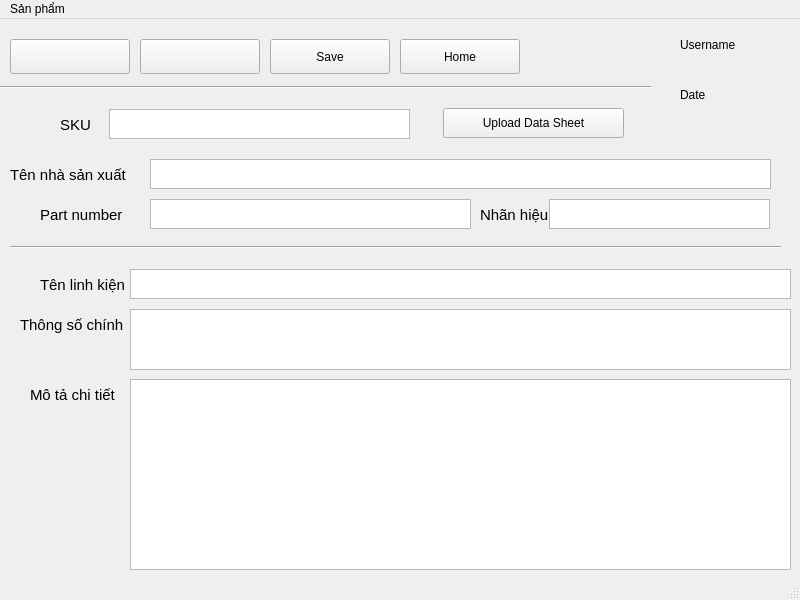
<?xml version="1.0" encoding="UTF-8"?>
<ui version="4.0">
 <class>chitietlinhkien</class>
 <widget class="QMainWindow" name="chitietlinhkien">
  <property name="geometry">
   <rect>
    <x>0</x>
    <y>0</y>
    <width>800</width>
    <height>600</height>
   </rect>
  </property>
  <property name="windowTitle">
   <string>MainWindow</string>
  </property>
  <widget class="QWidget" name="centralwidget">
   <widget class="QPushButton" name="but_2">
    <property name="geometry">
     <rect>
      <x>10</x>
      <y>20</y>
      <width>120</width>
      <height>35</height>
     </rect>
    </property>
    <property name="text">
     <string/>
    </property>
   </widget>
   <widget class="QPushButton" name="but_3">
    <property name="geometry">
     <rect>
      <x>140</x>
      <y>20</y>
      <width>120</width>
      <height>35</height>
     </rect>
    </property>
    <property name="text">
     <string/>
    </property>
   </widget>
   <widget class="QPushButton" name="but_save">
    <property name="geometry">
     <rect>
      <x>270</x>
      <y>20</y>
      <width>120</width>
      <height>35</height>
     </rect>
    </property>
    <property name="text">
     <string>Save</string>
    </property>
   </widget>
   <widget class="QPushButton" name="but_home4">
    <property name="geometry">
     <rect>
      <x>400</x>
      <y>20</y>
      <width>120</width>
      <height>35</height>
     </rect>
    </property>
    <property name="text">
     <string>Home</string>
    </property>
   </widget>
   <widget class="QLabel" name="label">
    <property name="geometry">
     <rect>
      <x>680</x>
      <y>10</y>
      <width>111</width>
      <height>31</height>
     </rect>
    </property>
    <property name="text">
     <string>Username</string>
    </property>
   </widget>
   <widget class="QLabel" name="label_2">
    <property name="geometry">
     <rect>
      <x>680</x>
      <y>60</y>
      <width>101</width>
      <height>31</height>
     </rect>
    </property>
    <property name="text">
     <string>Date</string>
    </property>
   </widget>
   <widget class="QLabel" name="label_3">
    <property name="geometry">
     <rect>
      <x>60</x>
      <y>90</y>
      <width>41</width>
      <height>31</height>
     </rect>
    </property>
    <property name="font">
     <font>
      <pointsize>11</pointsize>
     </font>
    </property>
    <property name="text">
     <string>SKU</string>
    </property>
   </widget>
   <widget class="QLabel" name="label_4">
    <property name="geometry">
     <rect>
      <x>40</x>
      <y>250</y>
      <width>91</width>
      <height>31</height>
     </rect>
    </property>
    <property name="font">
     <font>
      <pointsize>11</pointsize>
     </font>
    </property>
    <property name="text">
     <string>Tên linh kiện</string>
    </property>
   </widget>
   <widget class="QLabel" name="label_5">
    <property name="geometry">
     <rect>
      <x>40</x>
      <y>180</y>
      <width>91</width>
      <height>31</height>
     </rect>
    </property>
    <property name="font">
     <font>
      <pointsize>11</pointsize>
     </font>
    </property>
    <property name="text">
     <string>Part number</string>
    </property>
   </widget>
   <widget class="QLabel" name="label_6">
    <property name="geometry">
     <rect>
      <x>20</x>
      <y>290</y>
      <width>111</width>
      <height>31</height>
     </rect>
    </property>
    <property name="font">
     <font>
      <pointsize>11</pointsize>
     </font>
    </property>
    <property name="text">
     <string>Thông số chính</string>
    </property>
   </widget>
   <widget class="QLabel" name="label_7">
    <property name="geometry">
     <rect>
      <x>10</x>
      <y>140</y>
      <width>131</width>
      <height>31</height>
     </rect>
    </property>
    <property name="font">
     <font>
      <pointsize>11</pointsize>
     </font>
    </property>
    <property name="text">
     <string>Tên nhà sản xuất</string>
    </property>
   </widget>
   <widget class="QLabel" name="label_11">
    <property name="geometry">
     <rect>
      <x>480</x>
      <y>180</y>
      <width>91</width>
      <height>31</height>
     </rect>
    </property>
    <property name="font">
     <font>
      <pointsize>11</pointsize>
     </font>
    </property>
    <property name="text">
     <string>Nhãn hiệu</string>
    </property>
   </widget>
   <widget class="QLabel" name="label_12">
    <property name="geometry">
     <rect>
      <x>30</x>
      <y>360</y>
      <width>91</width>
      <height>31</height>
     </rect>
    </property>
    <property name="font">
     <font>
      <pointsize>11</pointsize>
     </font>
    </property>
    <property name="text">
     <string>Mô tả chi tiết</string>
    </property>
   </widget>
   <widget class="QTextEdit" name="textEdit">
    <property name="geometry">
     <rect>
      <x>109</x>
      <y>90</y>
      <width>301</width>
      <height>30</height>
     </rect>
    </property>
    <property name="font">
     <font>
      <pointsize>11</pointsize>
     </font>
    </property>
   </widget>
   <widget class="QTextEdit" name="textEdit_2">
    <property name="geometry">
     <rect>
      <x>130</x>
      <y>290</y>
      <width>661</width>
      <height>61</height>
     </rect>
    </property>
    <property name="font">
     <font>
      <pointsize>11</pointsize>
     </font>
    </property>
   </widget>
   <widget class="QTextEdit" name="textEdit_3">
    <property name="geometry">
     <rect>
      <x>130</x>
      <y>360</y>
      <width>661</width>
      <height>191</height>
     </rect>
    </property>
    <property name="font">
     <font>
      <pointsize>11</pointsize>
     </font>
    </property>
   </widget>
   <widget class="QTextEdit" name="textEdit_5">
    <property name="geometry">
     <rect>
      <x>549</x>
      <y>180</y>
      <width>221</width>
      <height>30</height>
     </rect>
    </property>
    <property name="font">
     <font>
      <pointsize>11</pointsize>
     </font>
    </property>
   </widget>
   <widget class="QTextEdit" name="textEdit_6">
    <property name="geometry">
     <rect>
      <x>150</x>
      <y>140</y>
      <width>621</width>
      <height>30</height>
     </rect>
    </property>
    <property name="font">
     <font>
      <pointsize>11</pointsize>
     </font>
    </property>
   </widget>
   <widget class="QTextEdit" name="textEdit_9">
    <property name="geometry">
     <rect>
      <x>150</x>
      <y>180</y>
      <width>321</width>
      <height>30</height>
     </rect>
    </property>
    <property name="font">
     <font>
      <pointsize>11</pointsize>
     </font>
    </property>
   </widget>
   <widget class="QTextEdit" name="textEdit_10">
    <property name="geometry">
     <rect>
      <x>130</x>
      <y>250</y>
      <width>661</width>
      <height>30</height>
     </rect>
    </property>
    <property name="font">
     <font>
      <pointsize>11</pointsize>
     </font>
    </property>
   </widget>
   <widget class="Line" name="line">
    <property name="geometry">
     <rect>
      <x>0</x>
      <y>60</y>
      <width>651</width>
      <height>16</height>
     </rect>
    </property>
    <property name="orientation">
     <enum>Qt::Horizontal</enum>
    </property>
   </widget>
   <widget class="Line" name="line_2">
    <property name="geometry">
     <rect>
      <x>10</x>
      <y>220</y>
      <width>771</width>
      <height>16</height>
     </rect>
    </property>
    <property name="orientation">
     <enum>Qt::Horizontal</enum>
    </property>
   </widget>
   <widget class="QPushButton" name="pushButton">
    <property name="geometry">
     <rect>
      <x>443</x>
      <y>89</y>
      <width>181</width>
      <height>30</height>
     </rect>
    </property>
    <property name="text">
     <string>Upload Data Sheet</string>
    </property>
   </widget>
  </widget>
  <widget class="QMenuBar" name="menubar">
   <property name="geometry">
    <rect>
     <x>0</x>
     <y>0</y>
     <width>800</width>
     <height>21</height>
    </rect>
   </property>
   <widget class="QMenu" name="menuS_n_ph_m">
    <property name="title">
     <string>Sản phẩm</string>
    </property>
    <addaction name="action_sanphammoi"/>
    <addaction name="action_sanpham"/>
    <addaction name="separator"/>
    <addaction name="action_linhkien1"/>
    <addaction name="separator"/>
    <addaction name="actionK_t_th_c"/>
   </widget>
   <addaction name="menuS_n_ph_m"/>
  </widget>
  <widget class="QStatusBar" name="statusbar"/>
  <action name="action_sanphammoi">
   <property name="text">
    <string>Sản phẩm mới</string>
   </property>
  </action>
  <action name="action_sanpham">
   <property name="text">
    <string>Danh sách sản phẩm</string>
   </property>
  </action>
  <action name="action_linhkien1">
   <property name="text">
    <string>Linh kiện</string>
   </property>
  </action>
  <action name="actionK_ho_ch_SX">
   <property name="text">
    <string>Kế hoạch SX</string>
   </property>
  </action>
  <action name="actionL_nh_s_n_xu_t">
   <property name="text">
    <string>Lệnh sản xuất</string>
   </property>
  </action>
  <action name="actionTest_QC">
   <property name="text">
    <string>Test QC</string>
   </property>
  </action>
  <action name="actionNh_p_kho">
   <property name="text">
    <string>Nhập kho</string>
   </property>
  </action>
  <action name="actionXu_t_kho">
   <property name="text">
    <string>Xuất kho</string>
   </property>
  </action>
  <action name="action_t_h_ng_linh_ki_n">
   <property name="text">
    <string>Đặt hàng linh kiện</string>
   </property>
  </action>
  <action name="actionLinh_ki_n_t_n_kho">
   <property name="text">
    <string>Linh kiện tồn kho</string>
   </property>
  </action>
  <action name="actionB_o_gi">
   <property name="text">
    <string>Báo giá</string>
   </property>
  </action>
  <action name="action_n_t_h_ng">
   <property name="text">
    <string>Đơn đặt hàng</string>
   </property>
  </action>
  <action name="actionS_n_ph_m_b_o_h_nh">
   <property name="text">
    <string>Sản phẩm bảo hành</string>
   </property>
  </action>
  <action name="actionDanh_s_ch_kh_ch_h_ng">
   <property name="text">
    <string>Danh sách khách hàng</string>
   </property>
  </action>
  <action name="actionH_ng_d_n_c_i_t">
   <property name="text">
    <string>Hướng dẫn cài đặt</string>
   </property>
  </action>
  <action name="actionH_ng_d_n_s_d_ng">
   <property name="text">
    <string>Hướng dẫn sử dụng</string>
   </property>
  </action>
  <action name="actionUpdate">
   <property name="text">
    <string>Update</string>
   </property>
  </action>
  <action name="actionK_t_th_c">
   <property name="text">
    <string>Kết thúc</string>
   </property>
  </action>
 </widget>
 <resources/>
 <connections/>
</ui>
